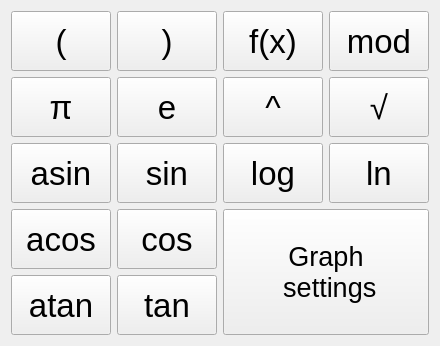
      <widget class="QWidget" name="tab_1">
       <attribute name="title">
        <string>Tab 1</string>
       </attribute>
       <layout class="QGridLayout" name="gridLayout">
        <item row="0" column="3">
         <widget class="QPushButton" name="pushButton_mod_">
          <property name="enabled">
           <bool>true</bool>
          </property>
          <property name="sizePolicy">
           <sizepolicy hsizetype="Fixed" vsizetype="Fixed">
            <horstretch>0</horstretch>
            <verstretch>0</verstretch>
           </sizepolicy>
          </property>
          <property name="minimumSize">
           <size>
            <width>100</width>
            <height>60</height>
           </size>
          </property>
          <property name="font">
           <font>
            <pointsize>25</pointsize>
           </font>
          </property>
          <property name="text">
           <string>mod</string>
          </property>
         </widget>
        </item>
        <item row="1" column="1">
         <widget class="QPushButton" name="pushButton_e_">
          <property name="sizePolicy">
           <sizepolicy hsizetype="Fixed" vsizetype="Fixed">
            <horstretch>0</horstretch>
            <verstretch>0</verstretch>
           </sizepolicy>
          </property>
          <property name="minimumSize">
           <size>
            <width>100</width>
            <height>60</height>
           </size>
          </property>
          <property name="font">
           <font>
            <pointsize>25</pointsize>
           </font>
          </property>
          <property name="text">
           <string>e</string>
          </property>
         </widget>
        </item>
        <item row="0" column="2">
         <widget class="QPushButton" name="pushButton_x_">
          <property name="sizePolicy">
           <sizepolicy hsizetype="Fixed" vsizetype="Fixed">
            <horstretch>0</horstretch>
            <verstretch>0</verstretch>
           </sizepolicy>
          </property>
          <property name="minimumSize">
           <size>
            <width>100</width>
            <height>60</height>
           </size>
          </property>
          <property name="font">
           <font>
            <pointsize>25</pointsize>
           </font>
          </property>
          <property name="text">
           <string>f(x)</string>
          </property>
         </widget>
        </item>
        <item row="0" column="0">
         <widget class="QPushButton" name="pushButton_bracket_left_">
          <property name="sizePolicy">
           <sizepolicy hsizetype="Fixed" vsizetype="Fixed">
            <horstretch>0</horstretch>
            <verstretch>0</verstretch>
           </sizepolicy>
          </property>
          <property name="minimumSize">
           <size>
            <width>100</width>
            <height>60</height>
           </size>
          </property>
          <property name="font">
           <font>
            <pointsize>25</pointsize>
           </font>
          </property>
          <property name="text">
           <string>(</string>
          </property>
         </widget>
        </item>
        <item row="1" column="0">
         <widget class="QPushButton" name="pushButton_p_">
          <property name="sizePolicy">
           <sizepolicy hsizetype="Fixed" vsizetype="Fixed">
            <horstretch>0</horstretch>
            <verstretch>0</verstretch>
           </sizepolicy>
          </property>
          <property name="minimumSize">
           <size>
            <width>100</width>
            <height>60</height>
           </size>
          </property>
          <property name="font">
           <font>
            <pointsize>25</pointsize>
           </font>
          </property>
          <property name="text">
           <string>π</string>
          </property>
         </widget>
        </item>
        <item row="4" column="1">
         <widget class="QPushButton" name="pushButton_cos_">
          <property name="sizePolicy">
           <sizepolicy hsizetype="Fixed" vsizetype="Fixed">
            <horstretch>0</horstretch>
            <verstretch>0</verstretch>
           </sizepolicy>
          </property>
          <property name="minimumSize">
           <size>
            <width>100</width>
            <height>60</height>
           </size>
          </property>
          <property name="font">
           <font>
            <pointsize>25</pointsize>
           </font>
          </property>
          <property name="text">
           <string>cos</string>
          </property>
         </widget>
        </item>
        <item row="3" column="0">
         <widget class="QPushButton" name="pushButton_asin_">
          <property name="sizePolicy">
           <sizepolicy hsizetype="Fixed" vsizetype="Fixed">
            <horstretch>0</horstretch>
            <verstretch>0</verstretch>
           </sizepolicy>
          </property>
          <property name="minimumSize">
           <size>
            <width>100</width>
            <height>60</height>
           </size>
          </property>
          <property name="font">
           <font>
            <pointsize>25</pointsize>
           </font>
          </property>
          <property name="text">
           <string>asin</string>
          </property>
         </widget>
        </item>
        <item row="5" column="0">
         <widget class="QPushButton" name="pushButton_atan_">
          <property name="sizePolicy">
           <sizepolicy hsizetype="Fixed" vsizetype="Fixed">
            <horstretch>0</horstretch>
            <verstretch>0</verstretch>
           </sizepolicy>
          </property>
          <property name="minimumSize">
           <size>
            <width>100</width>
            <height>60</height>
           </size>
          </property>
          <property name="font">
           <font>
            <pointsize>25</pointsize>
           </font>
          </property>
          <property name="text">
           <string>atan</string>
          </property>
         </widget>
        </item>
        <item row="0" column="1">
         <widget class="QPushButton" name="pushButton_bracket_right_">
          <property name="sizePolicy">
           <sizepolicy hsizetype="Fixed" vsizetype="Fixed">
            <horstretch>0</horstretch>
            <verstretch>0</verstretch>
           </sizepolicy>
          </property>
          <property name="minimumSize">
           <size>
            <width>100</width>
            <height>60</height>
           </size>
          </property>
          <property name="font">
           <font>
            <pointsize>25</pointsize>
           </font>
          </property>
          <property name="text">
           <string>)</string>
          </property>
         </widget>
        </item>
        <item row="1" column="2">
         <widget class="QPushButton" name="pushButton_power_">
          <property name="sizePolicy">
           <sizepolicy hsizetype="Fixed" vsizetype="Fixed">
            <horstretch>0</horstretch>
            <verstretch>0</verstretch>
           </sizepolicy>
          </property>
          <property name="minimumSize">
           <size>
            <width>100</width>
            <height>60</height>
           </size>
          </property>
          <property name="font">
           <font>
            <pointsize>25</pointsize>
           </font>
          </property>
          <property name="text">
           <string>^</string>
          </property>
         </widget>
        </item>
        <item row="3" column="1">
         <widget class="QPushButton" name="pushButton_sin_">
          <property name="sizePolicy">
           <sizepolicy hsizetype="Fixed" vsizetype="Fixed">
            <horstretch>0</horstretch>
            <verstretch>0</verstretch>
           </sizepolicy>
          </property>
          <property name="minimumSize">
           <size>
            <width>100</width>
            <height>60</height>
           </size>
          </property>
          <property name="font">
           <font>
            <pointsize>25</pointsize>
           </font>
          </property>
          <property name="text">
           <string>sin</string>
          </property>
         </widget>
        </item>
        <item row="3" column="3">
         <widget class="QPushButton" name="pushButton_ln_">
          <property name="sizePolicy">
           <sizepolicy hsizetype="Fixed" vsizetype="Fixed">
            <horstretch>0</horstretch>
            <verstretch>0</verstretch>
           </sizepolicy>
          </property>
          <property name="minimumSize">
           <size>
            <width>100</width>
            <height>60</height>
           </size>
          </property>
          <property name="font">
           <font>
            <pointsize>25</pointsize>
           </font>
          </property>
          <property name="text">
           <string>ln</string>
          </property>
         </widget>
        </item>
        <item row="1" column="3">
         <widget class="QPushButton" name="pushButton_root_">
          <property name="sizePolicy">
           <sizepolicy hsizetype="Fixed" vsizetype="Fixed">
            <horstretch>0</horstretch>
            <verstretch>0</verstretch>
           </sizepolicy>
          </property>
          <property name="minimumSize">
           <size>
            <width>100</width>
            <height>60</height>
           </size>
          </property>
          <property name="font">
           <font>
            <pointsize>25</pointsize>
           </font>
          </property>
          <property name="text">
           <string>√</string>
          </property>
         </widget>
        </item>
        <item row="5" column="1">
         <widget class="QPushButton" name="pushButton_tan_">
          <property name="sizePolicy">
           <sizepolicy hsizetype="Fixed" vsizetype="Fixed">
            <horstretch>0</horstretch>
            <verstretch>0</verstretch>
           </sizepolicy>
          </property>
          <property name="minimumSize">
           <size>
            <width>100</width>
            <height>60</height>
           </size>
          </property>
          <property name="font">
           <font>
            <pointsize>25</pointsize>
           </font>
          </property>
          <property name="text">
           <string>tan</string>
          </property>
         </widget>
        </item>
        <item row="3" column="2">
         <widget class="QPushButton" name="pushButton_log_">
          <property name="sizePolicy">
           <sizepolicy hsizetype="Fixed" vsizetype="Fixed">
            <horstretch>0</horstretch>
            <verstretch>0</verstretch>
           </sizepolicy>
          </property>
          <property name="minimumSize">
           <size>
            <width>100</width>
            <height>60</height>
           </size>
          </property>
          <property name="font">
           <font>
            <pointsize>25</pointsize>
           </font>
          </property>
          <property name="text">
           <string>log</string>
          </property>
         </widget>
        </item>
        <item row="4" column="0">
         <widget class="QPushButton" name="pushButton_acos_">
          <property name="sizePolicy">
           <sizepolicy hsizetype="Fixed" vsizetype="Fixed">
            <horstretch>0</horstretch>
            <verstretch>0</verstretch>
           </sizepolicy>
          </property>
          <property name="minimumSize">
           <size>
            <width>100</width>
            <height>60</height>
           </size>
          </property>
          <property name="font">
           <font>
            <pointsize>25</pointsize>
           </font>
          </property>
          <property name="text">
           <string>acos</string>
          </property>
         </widget>
        </item>
        <item row="4" column="2" rowspan="2" colspan="2">
         <widget class="QPushButton" name="pushButton_graph_">
          <property name="sizePolicy">
           <sizepolicy hsizetype="Preferred" vsizetype="Preferred">
            <horstretch>0</horstretch>
            <verstretch>0</verstretch>
           </sizepolicy>
          </property>
          <property name="minimumSize">
           <size>
            <width>0</width>
            <height>0</height>
           </size>
          </property>
          <property name="font">
           <font>
            <pointsize>20</pointsize>
           </font>
          </property>
          <property name="text">
           <string>Graph 
 settings</string>
          </property>
          <property name="checkable">
           <bool>false</bool>
          </property>
          <property name="autoExclusive">
           <bool>false</bool>
          </property>
         </widget>
        </item>
       </layout>
      </widget>
